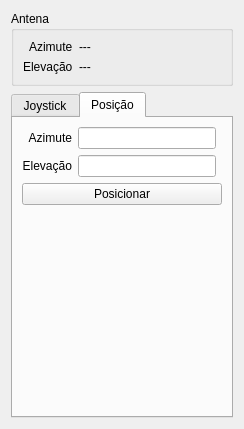
<?xml version="1.0" encoding="UTF-8"?>
<ui version="4.0">
 <class>ManualControlDialog</class>
 <widget class="QDialog" name="ManualControlDialog">
  <property name="geometry">
   <rect>
    <x>0</x>
    <y>0</y>
    <width>242</width>
    <height>405</height>
   </rect>
  </property>
  <property name="sizePolicy">
   <sizepolicy hsizetype="Preferred" vsizetype="Preferred">
    <horstretch>0</horstretch>
    <verstretch>0</verstretch>
   </sizepolicy>
  </property>
  <property name="windowTitle">
   <string>Controle manual</string>
  </property>
  <layout class="QVBoxLayout" name="verticalLayout">
   <property name="sizeConstraint">
    <enum>QLayout::SetDefaultConstraint</enum>
   </property>
   <item>
    <widget class="QGroupBox" name="groupBox">
     <property name="title">
      <string>Antena</string>
     </property>
     <layout class="QVBoxLayout" name="verticalLayout_2">
      <item>
       <layout class="QFormLayout" name="formLayout">
        <property name="labelAlignment">
         <set>Qt::AlignRight|Qt::AlignTrailing|Qt::AlignVCenter</set>
        </property>
        <item row="0" column="0">
         <widget class="QLabel" name="label">
          <property name="text">
           <string>Azimute</string>
          </property>
         </widget>
        </item>
        <item row="0" column="1">
         <widget class="QLabel" name="azimuthLabel">
          <property name="text">
           <string>---</string>
          </property>
         </widget>
        </item>
        <item row="1" column="0">
         <widget class="QLabel" name="label_3">
          <property name="text">
           <string>Elevação</string>
          </property>
         </widget>
        </item>
        <item row="1" column="1">
         <widget class="QLabel" name="elevationLabel">
          <property name="text">
           <string>---</string>
          </property>
         </widget>
        </item>
       </layout>
      </item>
     </layout>
    </widget>
   </item>
   <item>
    <widget class="QTabWidget" name="controlSourceTab">
     <property name="autoFillBackground">
      <bool>true</bool>
     </property>
     <property name="currentIndex">
      <number>1</number>
     </property>
     <widget class="QWidget" name="joystickTab">
      <property name="autoFillBackground">
       <bool>false</bool>
      </property>
      <attribute name="title">
       <string>Joystick</string>
      </attribute>
      <layout class="QVBoxLayout" name="verticalLayout_3">
       <item>
        <widget class="JoystickWidget" name="joystickWidget" native="true">
         <property name="minimumSize">
          <size>
           <width>200</width>
           <height>200</height>
          </size>
         </property>
         <property name="maximumSize">
          <size>
           <width>200</width>
           <height>200</height>
          </size>
         </property>
        </widget>
       </item>
       <item>
        <widget class="QRadioButton" name="freeRadio">
         <property name="text">
          <string>Movimento livre</string>
         </property>
         <property name="checked">
          <bool>true</bool>
         </property>
        </widget>
       </item>
       <item>
        <widget class="QRadioButton" name="azimuthRadio">
         <property name="text">
          <string>Apenas azimute</string>
         </property>
        </widget>
       </item>
       <item>
        <widget class="QRadioButton" name="elevationRadio">
         <property name="text">
          <string>Apenas elevação</string>
         </property>
        </widget>
       </item>
      </layout>
     </widget>
     <widget class="QWidget" name="positionTab">
      <property name="sizePolicy">
       <sizepolicy hsizetype="Preferred" vsizetype="Minimum">
        <horstretch>0</horstretch>
        <verstretch>0</verstretch>
       </sizepolicy>
      </property>
      <attribute name="title">
       <string>Posição</string>
      </attribute>
      <layout class="QGridLayout" name="gridLayout" columnstretch="0,0,0">
       <item row="0" column="0">
        <widget class="QLabel" name="label_5">
         <property name="text">
          <string>Azimute</string>
         </property>
         <property name="alignment">
          <set>Qt::AlignRight|Qt::AlignTrailing|Qt::AlignVCenter</set>
         </property>
        </widget>
       </item>
       <item row="0" column="1">
        <widget class="QLineEdit" name="azimuthLineEdit"/>
       </item>
       <item row="1" column="1">
        <widget class="QLineEdit" name="elevationLineEdit"/>
       </item>
       <item row="1" column="0">
        <widget class="QLabel" name="label_6">
         <property name="text">
          <string>Elevação</string>
         </property>
         <property name="alignment">
          <set>Qt::AlignRight|Qt::AlignTrailing|Qt::AlignVCenter</set>
         </property>
        </widget>
       </item>
       <item row="3" column="0" colspan="3">
        <spacer name="verticalSpacer">
         <property name="orientation">
          <enum>Qt::Vertical</enum>
         </property>
         <property name="sizeHint" stdset="0">
          <size>
           <width>20</width>
           <height>40</height>
          </size>
         </property>
        </spacer>
       </item>
       <item row="2" column="0" colspan="3">
        <widget class="QPushButton" name="sendBothButton">
         <property name="text">
          <string>Posicionar</string>
         </property>
         <property name="autoDefault">
          <bool>false</bool>
         </property>
        </widget>
       </item>
      </layout>
     </widget>
    </widget>
   </item>
  </layout>
 </widget>
 <customwidgets>
  <customwidget>
   <class>JoystickWidget</class>
   <extends>QWidget</extends>
   <header>joystickwidget.h</header>
   <container>1</container>
  </customwidget>
 </customwidgets>
 <tabstops>
  <tabstop>azimuthRadio</tabstop>
  <tabstop>elevationRadio</tabstop>
  <tabstop>azimuthLineEdit</tabstop>
  <tabstop>elevationLineEdit</tabstop>
  <tabstop>sendBothButton</tabstop>
  <tabstop>controlSourceTab</tabstop>
  <tabstop>freeRadio</tabstop>
 </tabstops>
 <resources/>
 <connections/>
</ui>
